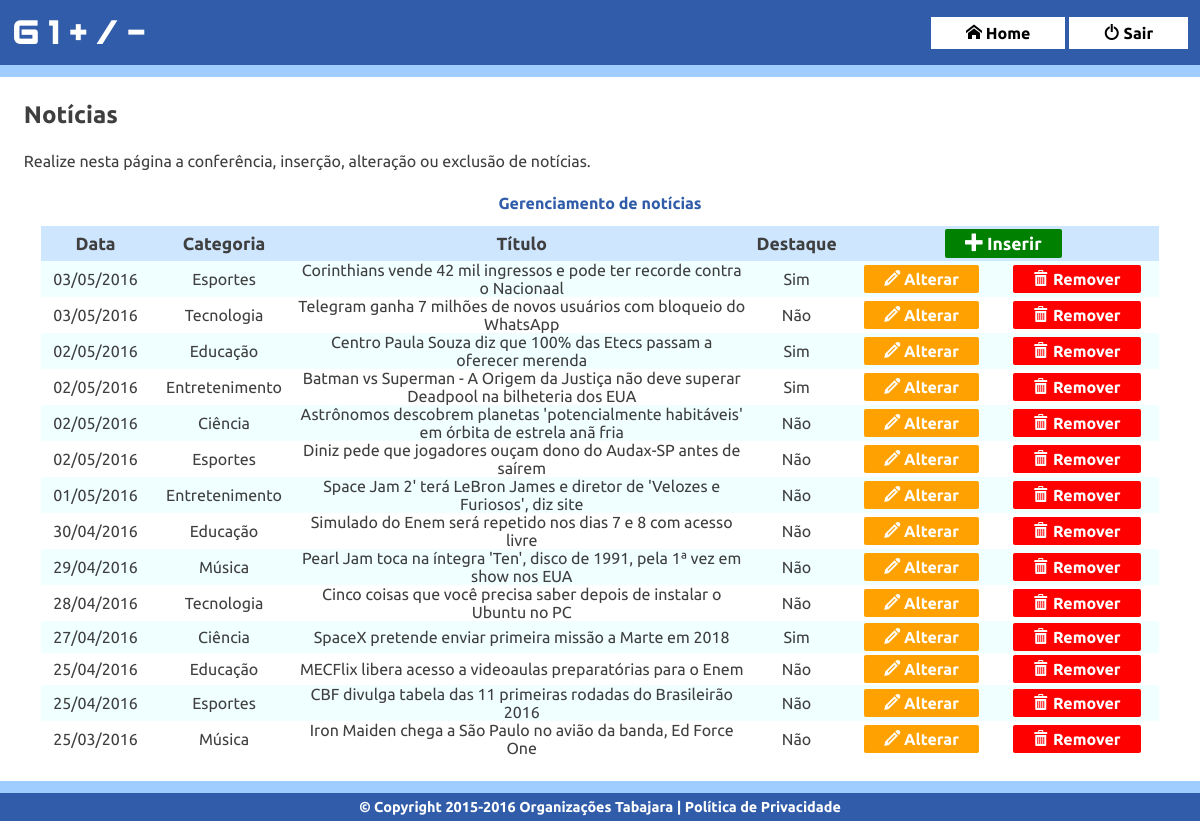
Screenshot of /admin/noticias.php (signed in) with the database file from the repository.
### tables this page shows
CREATE TABLE IF NOT EXISTS `noticias` (
  `id` smallint(6) NOT NULL,
  `data` date NOT NULL,
  `titulo` tinytext NOT NULL,
  `resumo` mediumtext NOT NULL,
  `texto` longtext NOT NULL,
  `imagem` varchar(30) DEFAULT NULL,
  `destaque` enum('Sim','Não') NOT NULL,
  `imagem_destaque` varchar(30) DEFAULT NULL,
  `categoria_id` smallint(6) DEFAULT NULL
);

CREATE TABLE IF NOT EXISTS `categorias` (
  `id` smallint(6) NOT NULL,
  `categoria` varchar(30) NOT NULL
);

### inc/logica-noticias.php (called while the page is built, shortened)
<?php
function listaNoticias($conexao){
	$noticias = array();
	$query = "SELECT noticias.id, data, titulo, destaque, categoria_id, categoria FROM noticias INNER JOIN categorias ON noticias.categoria_id = categorias.id ORDER BY data DESC";
    $resultado = mysqli_query($conexao, $query) or die(mysqli_error($conexao));
    while( $noticia = mysqli_fetch_assoc($resultado) ){
        array_push($noticias, $noticia);
    }
	return $noticias;
}
function formataData($data){
    return date("d/m/Y", strtotime($data));
}

### admin/noticias.php (the view, shortened to what this page needs)
<?php
require_once "../inc/admin-cabecalho.php";
?>
<main>
    <h2>Notícias</h2>
    <p>Realize nesta página a conferência, inserção, alteração ou exclusão de notícias.</p>
    <div id="tabela-responsiva">
    <table id="gerenciamento-noticias">
        <caption>Gerenciamento de notícias</caption>
        <tr>
            <th>Data</th>
            <th>Categoria</th>
            <th>Título</th>
            <th>Destaque</th>
            <th colspan="2"><a href="noticia-insere.php">
            <span class="icon-plus"></span>
            Inserir</a></th>
        </tr>
<?php
require_once "../inc/logica-noticias.php";
$noticias = listaNoticias($conexao);
foreach($noticias as $noticia):
?>
        <tr>
            <td><?=formataData($noticia['data']);?></td>
            <td><?=$noticia['categoria'];?></td>
            <td><?=$noticia['titulo'];?></td>
            <td><?=$noticia['destaque'];?></td>
            <td><a href="noticia-altera.php?id=<?=$noticia['id'];?>">
            <span class="icon-pencil"></span>
            Alterar</a></td>
            <td>
            <a href="#" class="remover" data-href="noticia-remove.php?id="
            data-id="<?=$noticia['id'];?>">
            <span class="icon-bin"></span>
            Remover</a>
            </td>
        </tr>
<?php
endforeach;
?>
    </table>
    </div>
</main>
<?php require_once "../inc/admin-rodape.php";  ?>

### css/estilos-admin.css (style rules this page uses)
*, *::before, *::after { -moz-box-sizing: border-box; -webkit-box-sizing: border-box; box-sizing: border-box; }
body { background-color: #9fcdff; font-family: "Ubuntu", sans-serif; color: #3f3f40; }
h1, h2, h3, h4, p { margin: 0; padding: 0; }
#topo div, main { width: 100%; max-width: 1200px; margin: auto; }
main { display: block; margin: 1% auto; background-color: white; min-height: 30em; padding: 1%; }
main h2, main p { padding: 1%; }
#tabela-responsiva { width: 100%; overflow-y: hidden; }
table { margin: 1% auto; width: 95%; text-align: center; }
caption { font-weight: bold; color: #305ca9; height: 2em; }
th { text-align: center; background-color: rgba(159, 205, 255, .5); font-size: 1.1em; }
th, tr { height: 2em; }
#gerenciamento-noticias th:nth-child(3) { width: 40%; }
tr:nth-child(even) { background-color: azure; }
table a, table a:focus { text-decoration: none; color: white; padding: 5px 20px; border-radius: 2px; font-weight: bold; }
th a { background-color: green; }
td:nth-last-child(2) a { background-color: #ffa100; }
td:last-child a { background-color: red; }

### css/icomoon/style.css (style rules this page uses)
[class^="icon-"], [class*=" icon-"] { font-family: 'icomoon' !important; speak: none; font-style: normal; font-weight: normal; font-variant: normal; text-transform: none; line-height: 1; -webkit-font-smoothing: antialiased; -moz-osx-font-smoothing: grayscale; }
.icon-pencil:before { content: "\e901"; }
.icon-bin:before { content: "\e90f"; }
.icon-plus:before { content: "\e904"; }

### rows the page displays
noticias: data "03/05/2016", categoria.categoria "Esportes", titulo "Corinthians vende 42 mil ingressos e pode ter recorde contra o Nacionaal", destaque "Sim"
noticias: data "03/05/2016", categoria.categoria "Tecnologia", titulo "Telegram ganha 7 milhões de novos usuários com bloqueio do WhatsApp", destaque "Não"
noticias: data "02/05/2016", categoria.categoria "Educação", titulo "Centro Paula Souza diz que 100% das Etecs passam a oferecer merenda", destaque "Sim"
noticias: data "02/05/2016", categoria.categoria "Entretenimento", titulo "Batman vs Superman - A Origem da Justiça não deve superar Deadpool na bilheteria dos EUA", destaque "Sim"
noticias: data "02/05/2016", categoria.categoria "Ciência", titulo "Astrônomos descobrem planetas 'potencialmente habitáveis' em órbita de estrela anã fria", destaque "Não"
noticias: data "02/05/2016", categoria.categoria "Esportes", titulo "Diniz pede que jogadores ouçam dono do Audax-SP antes de saírem", destaque "Não"
noticias: data "01/05/2016", categoria.categoria "Entretenimento", titulo "Space Jam 2' terá LeBron James e diretor de 'Velozes e Furiosos', diz site", destaque "Não"
noticias: data "30/04/2016", categoria.categoria "Educação", titulo "Simulado do Enem será repetido nos dias 7 e 8 com acesso livre", destaque "Não"
noticias: data "29/04/2016", categoria.categoria "Música", titulo "Pearl Jam toca na íntegra 'Ten', disco de 1991, pela 1ª vez em show nos EUA", destaque "Não"
noticias: data "28/04/2016", categoria.categoria "Tecnologia", titulo "Cinco coisas que você precisa saber depois de instalar o Ubuntu no PC", destaque "Não"
noticias: data "27/04/2016", categoria.categoria "Ciência", titulo "SpaceX pretende enviar primeira missão a Marte em 2018", destaque "Sim"
noticias: data "25/04/2016", categoria.categoria "Educação", titulo "MECFlix libera acesso a videoaulas preparatórias para o Enem", destaque "Não"
noticias: data "25/04/2016", categoria.categoria "Esportes", titulo "CBF divulga tabela das 11 primeiras rodadas do Brasileirão 2016", destaque "Não"
noticias: data "25/03/2016", categoria.categoria "Música", titulo "Iron Maiden chega a São Paulo no avião da banda, Ed Force One", destaque "Não"
